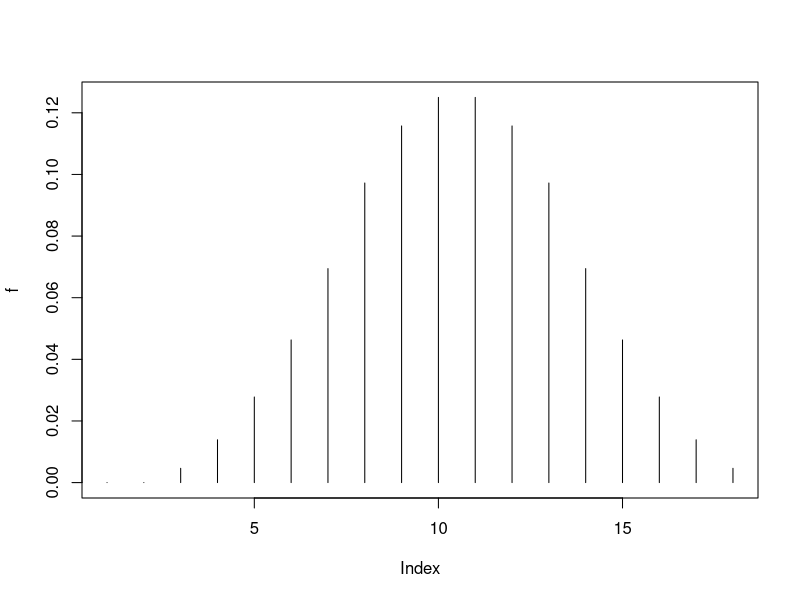

Here is the R script that generated this plot:
# Luodaan vektori f, jonka jokainen komponentti on 0
f <- rep(0, 18)

# Käydään läpi kaikki mahdolliset
# parin (X,Y) arvot, kukin tasan kerran.
for (x in 1:6) {
  for (y in 1:6) {
    for (z in 1:6) {
      # Tämän parin todennäköisyys
      pxyz <- 1 / 216

      # Summan arvo, jos toteutuu tämä pari
      s <- x + y + z

      # Lisätään kyseisen summan todennäköisyyden
      f[s] <- f[s] + pxyz
    }
  }
}

# Näytetään arvot
print(f)
plot(f, type = "h")
